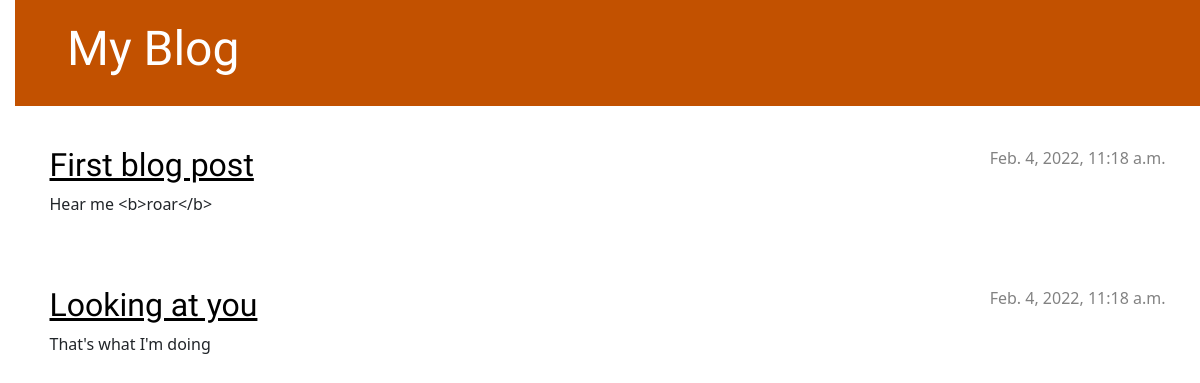
The app's page /, older data.
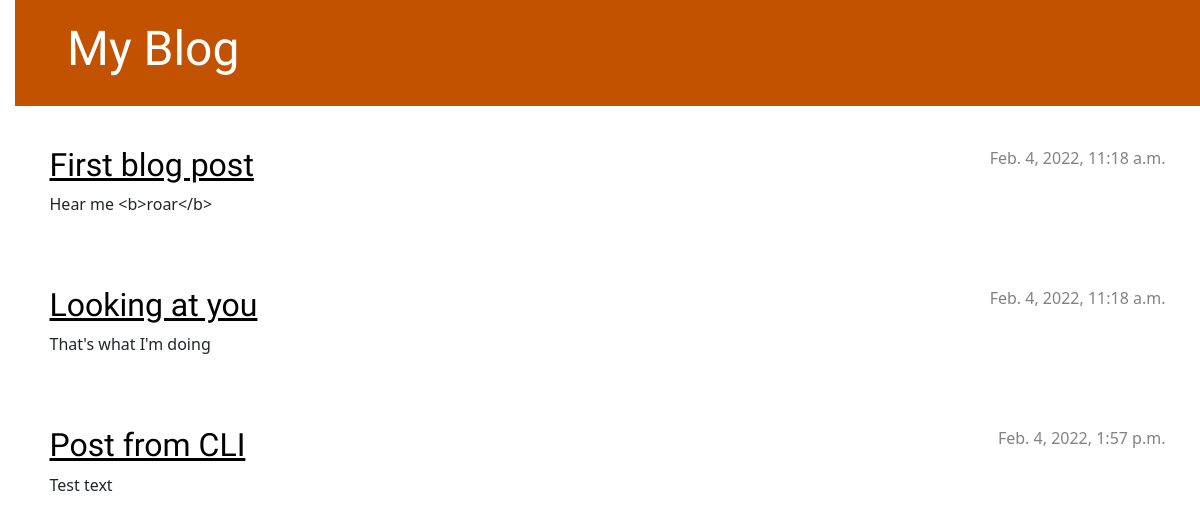
The same page, newer data.
### blog/models.py (models this page shows, shortened)
class Post(models.Model):
    author = models.ForeignKey(settings.AUTH_USER_MODEL, on_delete=models.CASCADE)
    title = models.CharField(max_length=200)
    text = models.TextField()
    created_date = models.DateTimeField(default=timezone.now)
    published_date = models.DateTimeField(blank=True, null=True)

### blog/views.py (the view)
# urls.py: path('', views.post_list, name='post_list'),
def post_list(request):
    posts = Post.objects.filter(published_date__lte=timezone.now()).order_by('published_date')
    return render(request, 'blog/post_list.html', {'posts': posts})

### blog/templates/blog/post_list.html
{% extends 'blog/base.html' %}
{% block content %}
    {% for post in posts %}
        <article class="post">
            <time class="date">
                {{ post.published_date }}
            </time>
			<h2><a href="{% url 'post_detail' pk=post.pk %}">{{ post.title }}</a></h2>
            <p>{{ post.text|linebreaksbr }}</p>
        </article>
    {% endfor %}
{% endblock %}

Row changes from the older to the newer data that the page shows:
added Post: published_date "Feb. 4, 2022, 1:57 p.m.", title "Post from CLI", text "Test text"
